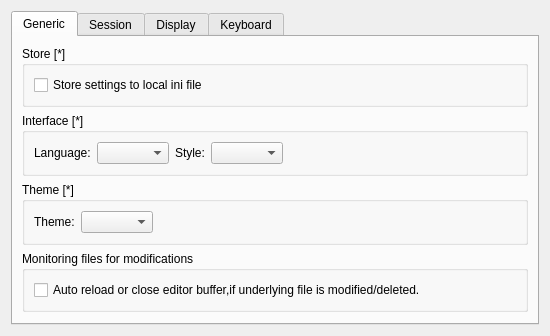
<?xml version="1.0" encoding="UTF-8"?>
<ui version="4.0">
 <class>LiteAppOption</class>
 <widget class="QWidget" name="LiteAppOption">
  <property name="geometry">
   <rect>
    <x>0</x>
    <y>0</y>
    <width>529</width>
    <height>286</height>
   </rect>
  </property>
  <property name="windowTitle">
   <string>Form</string>
  </property>
  <layout class="QVBoxLayout" name="verticalLayout_7">
   <item>
    <widget class="QTabWidget" name="tabWidget">
     <property name="currentIndex">
      <number>0</number>
     </property>
     <widget class="QWidget" name="tab">
      <attribute name="title">
       <string>Generic</string>
      </attribute>
      <layout class="QVBoxLayout" name="verticalLayout_4">
       <item>
        <widget class="QGroupBox" name="groupBox_4">
         <property name="title">
          <string>Store [*]</string>
         </property>
         <layout class="QHBoxLayout" name="horizontalLayout_2">
          <item>
           <widget class="QCheckBox" name="storeLocalCheckBox">
            <property name="font">
             <font>
              <italic>false</italic>
             </font>
            </property>
            <property name="text">
             <string>Store settings to local ini file</string>
            </property>
           </widget>
          </item>
         </layout>
        </widget>
       </item>
       <item>
        <widget class="QGroupBox" name="groupBox">
         <property name="title">
          <string>Interface [*]</string>
         </property>
         <layout class="QHBoxLayout" name="horizontalLayout">
          <item>
           <widget class="QLabel" name="label">
            <property name="text">
             <string>Language:</string>
            </property>
           </widget>
          </item>
          <item>
           <widget class="QComboBox" name="langComboBox"/>
          </item>
          <item>
           <widget class="QLabel" name="label_6">
            <property name="text">
             <string>Style:</string>
            </property>
           </widget>
          </item>
          <item>
           <widget class="QComboBox" name="styleComboBox"/>
          </item>
          <item>
           <spacer name="horizontalSpacer_3">
            <property name="orientation">
             <enum>Qt::Horizontal</enum>
            </property>
            <property name="sizeType">
             <enum>QSizePolicy::Expanding</enum>
            </property>
            <property name="sizeHint" stdset="0">
             <size>
              <width>40</width>
              <height>20</height>
             </size>
            </property>
           </spacer>
          </item>
         </layout>
        </widget>
       </item>
       <item>
        <widget class="QGroupBox" name="groupBox_6">
         <property name="title">
          <string>Theme [*]</string>
         </property>
         <layout class="QHBoxLayout" name="horizontalLayout_6">
          <item>
           <widget class="QLabel" name="label_4">
            <property name="text">
             <string>Theme:</string>
            </property>
           </widget>
          </item>
          <item>
           <widget class="QComboBox" name="qssComboBox"/>
          </item>
          <item>
           <spacer name="horizontalSpacer">
            <property name="orientation">
             <enum>Qt::Horizontal</enum>
            </property>
            <property name="sizeHint" stdset="0">
             <size>
              <width>40</width>
              <height>20</height>
             </size>
            </property>
           </spacer>
          </item>
         </layout>
        </widget>
       </item>
       <item>
        <widget class="QGroupBox" name="groupBox_5">
         <property name="title">
          <string>Monitoring files for modifications</string>
         </property>
         <layout class="QVBoxLayout" name="verticalLayout_3">
          <item>
           <widget class="QCheckBox" name="fileWatcherAutoReloadCheckBox">
            <property name="text">
             <string>Auto reload or close editor buffer,if underlying file is modified/deleted.</string>
            </property>
           </widget>
          </item>
         </layout>
        </widget>
       </item>
       <item>
        <spacer name="verticalSpacer">
         <property name="orientation">
          <enum>Qt::Vertical</enum>
         </property>
         <property name="sizeHint" stdset="0">
          <size>
           <width>20</width>
           <height>196</height>
          </size>
         </property>
        </spacer>
       </item>
      </layout>
      <zorder>groupBox</zorder>
      <zorder>groupBox_4</zorder>
      <zorder>groupBox_5</zorder>
      <zorder>groupBox_6</zorder>
      <zorder>verticalSpacer</zorder>
     </widget>
     <widget class="QWidget" name="tab_5">
      <attribute name="title">
       <string>Session</string>
      </attribute>
      <layout class="QVBoxLayout" name="verticalLayout_10">
       <item>
        <widget class="QGroupBox" name="groupBox_3">
         <property name="title">
          <string>Session</string>
         </property>
         <layout class="QVBoxLayout" name="verticalLayout_6">
          <item>
           <widget class="QCheckBox" name="autoLoadLastSessionCheckBox">
            <property name="text">
             <string>Reload session on startup</string>
            </property>
           </widget>
          </item>
          <item>
           <layout class="QHBoxLayout" name="horizontalLayout_4">
            <item>
             <spacer name="horizontalSpacer_4">
              <property name="orientation">
               <enum>Qt::Horizontal</enum>
              </property>
              <property name="sizeType">
               <enum>QSizePolicy::Fixed</enum>
              </property>
              <property name="sizeHint" stdset="0">
               <size>
                <width>40</width>
                <height>20</height>
               </size>
              </property>
             </spacer>
            </item>
            <item>
             <widget class="QCheckBox" name="startupReloadFoldersCheckBox">
              <property name="text">
               <string>Reload folders on startup</string>
              </property>
             </widget>
            </item>
           </layout>
          </item>
          <item>
           <layout class="QHBoxLayout" name="horizontalLayout_5">
            <item>
             <spacer name="horizontalSpacer_6">
              <property name="orientation">
               <enum>Qt::Horizontal</enum>
              </property>
              <property name="sizeType">
               <enum>QSizePolicy::Fixed</enum>
              </property>
              <property name="sizeHint" stdset="0">
               <size>
                <width>40</width>
                <height>20</height>
               </size>
              </property>
             </spacer>
            </item>
            <item>
             <widget class="QCheckBox" name="startupReloadFilesCheckBox">
              <property name="text">
               <string>Reload files on startup</string>
              </property>
             </widget>
            </item>
           </layout>
          </item>
         </layout>
        </widget>
       </item>
       <item>
        <widget class="QGroupBox" name="groupBox_2">
         <property name="title">
          <string>Recent Files</string>
         </property>
         <layout class="QHBoxLayout" name="horizontalLayout_3" stretch="0,0,0">
          <item>
           <widget class="QLabel" name="label_3">
            <property name="text">
             <string>Max Count:</string>
            </property>
           </widget>
          </item>
          <item>
           <widget class="QLineEdit" name="maxRecentLineEdit">
            <property name="sizePolicy">
             <sizepolicy hsizetype="Preferred" vsizetype="Fixed">
              <horstretch>0</horstretch>
              <verstretch>0</verstretch>
             </sizepolicy>
            </property>
            <property name="maximumSize">
             <size>
              <width>60</width>
              <height>16777215</height>
             </size>
            </property>
            <property name="inputMask">
             <string/>
            </property>
           </widget>
          </item>
          <item>
           <spacer name="horizontalSpacer_2">
            <property name="orientation">
             <enum>Qt::Horizontal</enum>
            </property>
            <property name="sizeType">
             <enum>QSizePolicy::Expanding</enum>
            </property>
            <property name="sizeHint" stdset="0">
             <size>
              <width>40</width>
              <height>20</height>
             </size>
            </property>
           </spacer>
          </item>
         </layout>
         <zorder>maxRecentLineEdit</zorder>
         <zorder>label_3</zorder>
        </widget>
       </item>
       <item>
        <spacer name="verticalSpacer_3">
         <property name="orientation">
          <enum>Qt::Vertical</enum>
         </property>
         <property name="sizeHint" stdset="0">
          <size>
           <width>20</width>
           <height>48</height>
          </size>
         </property>
        </spacer>
       </item>
      </layout>
     </widget>
     <widget class="QWidget" name="tab_3">
      <attribute name="title">
       <string>Display</string>
      </attribute>
      <layout class="QVBoxLayout" name="verticalLayout_2">
       <item>
        <widget class="QGroupBox" name="groupBox_8">
         <property name="title">
          <string>Display [*]</string>
         </property>
         <layout class="QVBoxLayout" name="verticalLayout">
          <item>
           <widget class="QCheckBox" name="splashVisibleCheckBox">
            <property name="text">
             <string>Show splash screen on startup</string>
            </property>
           </widget>
          </item>
          <item>
           <widget class="QCheckBox" name="welcomeVisibleCheckBox">
            <property name="text">
             <string>Show welcome page on startup</string>
            </property>
           </widget>
          </item>
         </layout>
        </widget>
       </item>
       <item>
        <widget class="QGroupBox" name="groupBox_7">
         <property name="title">
          <string>Editor tab [*]</string>
         </property>
         <layout class="QVBoxLayout" name="verticalLayout_8">
          <item>
           <widget class="QCheckBox" name="editorTabsClosableCheckBox">
            <property name="text">
             <string>Show close buttons on each editor tab</string>
            </property>
           </widget>
          </item>
          <item>
           <widget class="QCheckBox" name="editorTabsEnableWhellCheckBox">
            <property name="text">
             <string>Enable mouse wheel navigation on tabs</string>
            </property>
           </widget>
          </item>
         </layout>
        </widget>
       </item>
       <item>
        <widget class="QGroupBox" name="groupBox_9">
         <property name="title">
          <string>Toolbar Icon Size [*]</string>
         </property>
         <layout class="QHBoxLayout" name="horizontalLayout_10">
          <item>
           <widget class="QRadioButton" name="radioButton">
            <property name="text">
             <string notr="true">16x16</string>
            </property>
            <attribute name="buttonGroup">
             <string notr="true">buttonGroup</string>
            </attribute>
           </widget>
          </item>
          <item>
           <widget class="QRadioButton" name="radioButton_2">
            <property name="text">
             <string notr="true">18x18</string>
            </property>
            <attribute name="buttonGroup">
             <string notr="true">buttonGroup</string>
            </attribute>
           </widget>
          </item>
          <item>
           <widget class="QRadioButton" name="radioButton_3">
            <property name="text">
             <string notr="true">20x20</string>
            </property>
            <attribute name="buttonGroup">
             <string notr="true">buttonGroup</string>
            </attribute>
           </widget>
          </item>
          <item>
           <widget class="QRadioButton" name="radioButton_4">
            <property name="text">
             <string notr="true">22x22</string>
            </property>
            <attribute name="buttonGroup">
             <string notr="true">buttonGroup</string>
            </attribute>
           </widget>
          </item>
          <item>
           <widget class="QRadioButton" name="radioButton_5">
            <property name="text">
             <string notr="true">24x24</string>
            </property>
            <attribute name="buttonGroup">
             <string notr="true">buttonGroup</string>
            </attribute>
           </widget>
          </item>
         </layout>
        </widget>
       </item>
       <item>
        <spacer name="verticalSpacer_4">
         <property name="orientation">
          <enum>Qt::Vertical</enum>
         </property>
         <property name="sizeHint" stdset="0">
          <size>
           <width>20</width>
           <height>40</height>
          </size>
         </property>
        </spacer>
       </item>
      </layout>
     </widget>
     <widget class="QWidget" name="tab_2">
      <attribute name="title">
       <string>Keyboard</string>
      </attribute>
      <layout class="QVBoxLayout" name="verticalLayout_5">
       <item>
        <widget class="QLabel" name="label_5">
         <property name="text">
          <string>Format: {Ctrl+B},{Ctrl+Shift+B},{Ctrl+K,Ctrl+U},{Ctrl+Shift+Z;Ctrl+Y}</string>
         </property>
        </widget>
       </item>
       <item>
        <widget class="QTreeView" name="keysTreeView"/>
       </item>
       <item>
        <layout class="QHBoxLayout" name="horizontalLayout_7">
         <item>
          <widget class="QCheckBox" name="standardCheckBox">
           <property name="text">
            <string>Hide standard commands</string>
           </property>
          </widget>
         </item>
         <item>
          <widget class="QPushButton" name="resetButton">
           <property name="text">
            <string>Reset</string>
           </property>
          </widget>
         </item>
         <item>
          <widget class="QPushButton" name="resetAllButton">
           <property name="text">
            <string>Reset All</string>
           </property>
          </widget>
         </item>
         <item>
          <spacer name="horizontalSpacer_7">
           <property name="orientation">
            <enum>Qt::Horizontal</enum>
           </property>
           <property name="sizeHint" stdset="0">
            <size>
             <width>40</width>
             <height>20</height>
            </size>
           </property>
          </spacer>
         </item>
         <item>
          <widget class="QPushButton" name="importButton">
           <property name="text">
            <string>Import...</string>
           </property>
          </widget>
         </item>
         <item>
          <widget class="QPushButton" name="exportButton">
           <property name="text">
            <string>Export...</string>
           </property>
          </widget>
         </item>
        </layout>
       </item>
      </layout>
     </widget>
    </widget>
   </item>
  </layout>
 </widget>
 <resources/>
 <connections/>
 <buttongroups>
  <buttongroup name="buttonGroup"/>
 </buttongroups>
</ui>
